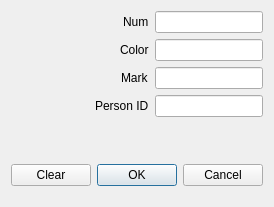
<?xml version="1.0" encoding="UTF-8"?>
<ui version="4.0">
 <class>AddAutoDialog</class>
 <widget class="QDialog" name="AddAutoDialog">
  <property name="geometry">
   <rect>
    <x>0</x>
    <y>0</y>
    <width>272</width>
    <height>207</height>
   </rect>
  </property>
  <property name="windowTitle">
   <string>Add Auto</string>
  </property>
  <layout class="QVBoxLayout" name="verticalLayout">
   <item>
    <layout class="QHBoxLayout" name="horizontalLayout_3">
     <item>
      <spacer name="horizontalSpacer_7">
       <property name="orientation">
        <enum>Qt::Horizontal</enum>
       </property>
       <property name="sizeHint" stdset="0">
        <size>
         <width>40</width>
         <height>20</height>
        </size>
       </property>
      </spacer>
     </item>
     <item>
      <widget class="QLabel" name="numLbl">
       <property name="sizePolicy">
        <sizepolicy hsizetype="Minimum" vsizetype="Minimum">
         <horstretch>0</horstretch>
         <verstretch>0</verstretch>
        </sizepolicy>
       </property>
       <property name="text">
        <string>Num</string>
       </property>
      </widget>
     </item>
     <item>
      <widget class="QLineEdit" name="numLine">
       <property name="sizePolicy">
        <sizepolicy hsizetype="Fixed" vsizetype="Fixed">
         <horstretch>0</horstretch>
         <verstretch>0</verstretch>
        </sizepolicy>
       </property>
      </widget>
     </item>
    </layout>
   </item>
   <item>
    <layout class="QHBoxLayout" name="horizontalLayout_4">
     <item>
      <spacer name="horizontalSpacer_6">
       <property name="orientation">
        <enum>Qt::Horizontal</enum>
       </property>
       <property name="sizeHint" stdset="0">
        <size>
         <width>40</width>
         <height>20</height>
        </size>
       </property>
      </spacer>
     </item>
     <item>
      <widget class="QLabel" name="colorLbl">
       <property name="sizePolicy">
        <sizepolicy hsizetype="Minimum" vsizetype="Minimum">
         <horstretch>0</horstretch>
         <verstretch>0</verstretch>
        </sizepolicy>
       </property>
       <property name="text">
        <string>Color</string>
       </property>
      </widget>
     </item>
     <item>
      <widget class="QLineEdit" name="colorLine">
       <property name="sizePolicy">
        <sizepolicy hsizetype="Fixed" vsizetype="Fixed">
         <horstretch>0</horstretch>
         <verstretch>0</verstretch>
        </sizepolicy>
       </property>
      </widget>
     </item>
    </layout>
   </item>
   <item>
    <layout class="QHBoxLayout" name="horizontalLayout_5">
     <item>
      <spacer name="horizontalSpacer_5">
       <property name="orientation">
        <enum>Qt::Horizontal</enum>
       </property>
       <property name="sizeHint" stdset="0">
        <size>
         <width>40</width>
         <height>20</height>
        </size>
       </property>
      </spacer>
     </item>
     <item>
      <widget class="QLabel" name="markLbl">
       <property name="sizePolicy">
        <sizepolicy hsizetype="Minimum" vsizetype="Minimum">
         <horstretch>0</horstretch>
         <verstretch>0</verstretch>
        </sizepolicy>
       </property>
       <property name="text">
        <string>Mark</string>
       </property>
      </widget>
     </item>
     <item>
      <widget class="QLineEdit" name="markLine">
       <property name="sizePolicy">
        <sizepolicy hsizetype="Fixed" vsizetype="Fixed">
         <horstretch>0</horstretch>
         <verstretch>0</verstretch>
        </sizepolicy>
       </property>
      </widget>
     </item>
    </layout>
   </item>
   <item>
    <layout class="QHBoxLayout" name="horizontalLayout_6">
     <item>
      <spacer name="horizontalSpacer_9">
       <property name="orientation">
        <enum>Qt::Horizontal</enum>
       </property>
       <property name="sizeHint" stdset="0">
        <size>
         <width>40</width>
         <height>20</height>
        </size>
       </property>
      </spacer>
     </item>
     <item>
      <widget class="QLabel" name="personIdLbl">
       <property name="sizePolicy">
        <sizepolicy hsizetype="Minimum" vsizetype="Minimum">
         <horstretch>0</horstretch>
         <verstretch>0</verstretch>
        </sizepolicy>
       </property>
       <property name="text">
        <string>Person ID</string>
       </property>
      </widget>
     </item>
     <item>
      <widget class="QLineEdit" name="personIdLine">
       <property name="sizePolicy">
        <sizepolicy hsizetype="Fixed" vsizetype="Fixed">
         <horstretch>0</horstretch>
         <verstretch>0</verstretch>
        </sizepolicy>
       </property>
      </widget>
     </item>
    </layout>
   </item>
   <item>
    <spacer name="verticalSpacer">
     <property name="orientation">
      <enum>Qt::Vertical</enum>
     </property>
     <property name="sizeType">
      <enum>QSizePolicy::Expanding</enum>
     </property>
     <property name="sizeHint" stdset="0">
      <size>
       <width>20</width>
       <height>40</height>
      </size>
     </property>
    </spacer>
   </item>
   <item>
    <layout class="QHBoxLayout" name="horizontalLayout">
     <property name="topMargin">
      <number>0</number>
     </property>
     <item>
      <widget class="QPushButton" name="pushButton">
       <property name="text">
        <string>Clear</string>
       </property>
      </widget>
     </item>
     <item>
      <widget class="QDialogButtonBox" name="buttonBox">
       <property name="orientation">
        <enum>Qt::Horizontal</enum>
       </property>
       <property name="standardButtons">
        <set>QDialogButtonBox::Cancel|QDialogButtonBox::Ok</set>
       </property>
      </widget>
     </item>
    </layout>
   </item>
   <item>
    <spacer name="verticalSpacer_2">
     <property name="orientation">
      <enum>Qt::Vertical</enum>
     </property>
     <property name="sizeType">
      <enum>QSizePolicy::Fixed</enum>
     </property>
     <property name="sizeHint" stdset="0">
      <size>
       <width>20</width>
       <height>10</height>
      </size>
     </property>
    </spacer>
   </item>
  </layout>
 </widget>
 <resources/>
 <connections>
  <connection>
   <sender>buttonBox</sender>
   <signal>accepted()</signal>
   <receiver>AddAutoDialog</receiver>
   <slot>accept()</slot>
   <hints>
    <hint type="sourcelabel">
     <x>227</x>
     <y>177</y>
    </hint>
    <hint type="destinationlabel">
     <x>157</x>
     <y>207</y>
    </hint>
   </hints>
  </connection>
  <connection>
   <sender>buttonBox</sender>
   <signal>rejected()</signal>
   <receiver>AddAutoDialog</receiver>
   <slot>reject()</slot>
   <hints>
    <hint type="sourcelabel">
     <x>261</x>
     <y>181</y>
    </hint>
    <hint type="destinationlabel">
     <x>262</x>
     <y>207</y>
    </hint>
   </hints>
  </connection>
  <connection>
   <sender>pushButton</sender>
   <signal>clicked()</signal>
   <receiver>personIdLine</receiver>
   <slot>clear()</slot>
   <hints>
    <hint type="sourcelabel">
     <x>72</x>
     <y>169</y>
    </hint>
    <hint type="destinationlabel">
     <x>189</x>
     <y>121</y>
    </hint>
   </hints>
  </connection>
  <connection>
   <sender>pushButton</sender>
   <signal>clicked()</signal>
   <receiver>markLine</receiver>
   <slot>clear()</slot>
   <hints>
    <hint type="sourcelabel">
     <x>31</x>
     <y>168</y>
    </hint>
    <hint type="destinationlabel">
     <x>167</x>
     <y>94</y>
    </hint>
   </hints>
  </connection>
  <connection>
   <sender>pushButton</sender>
   <signal>clicked()</signal>
   <receiver>colorLine</receiver>
   <slot>clear()</slot>
   <hints>
    <hint type="sourcelabel">
     <x>50</x>
     <y>166</y>
    </hint>
    <hint type="destinationlabel">
     <x>214</x>
     <y>51</y>
    </hint>
   </hints>
  </connection>
  <connection>
   <sender>pushButton</sender>
   <signal>clicked()</signal>
   <receiver>numLine</receiver>
   <slot>clear()</slot>
   <hints>
    <hint type="sourcelabel">
     <x>15</x>
     <y>168</y>
    </hint>
    <hint type="destinationlabel">
     <x>168</x>
     <y>20</y>
    </hint>
   </hints>
  </connection>
 </connections>
</ui>
